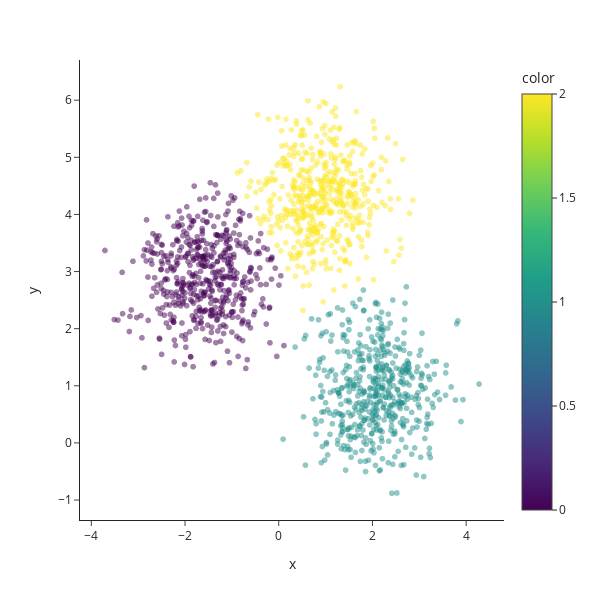

The cell this chart's notebook holds for it:
### Markdown cell above
Run clustering with:

a) k = 3

### Code cell
kmeans = cluster.KMeans(n_clusters=3)
kmeans.fit(X)
pred = kmeans.predict(X)

# Matplotlib
# plt.figure(figsize=(5, 5))
# plt.scatter(X[:, 0], X[:, 1], c=pred, alpha=0.5)
# plt.show()

# Plotly
fig = px.scatter(x=X[:, 0], y=X[:, 1], color=pred, opacity=0.5)
fig.update_layout(height=600, width=600)
fig.show()

### Figure 1 — Plotly figure (JSON) as saved in the notebook; plotly's stock layout.template omitted (floating-point values rounded to 4 significant figures; data arrays with more than 128 entries replaced by an {"elided": "..."} marker saying what was removed)
{"data": [{"hovertemplate": "x=%{x}<br>y=%{y}<br>color=%{marker.color}<extra></extra>", "legendgroup": "", "marker": {"color": {"elided": "1500 int values"}, "coloraxis": "coloraxis", "opacity": 0.5, "symbol": "circle"}, "mode": "markers", "name": "", "showlegend": false, "type": "scattergl", "x": {"elided": "1500 float values"}, "xaxis": "x", "y": {"elided": "1500 float values"}, "yaxis": "y"}], "layout": {"coloraxis": {"colorbar": {"title": {"text": "color"}}, "colorscale": [[0, "#440154"], [0.1111, "#482878"], [0.2222, "#3e4989"], [0.3333, "#31688e"], [0.4444, "#26828e"], [0.5556, "#1f9e89"], [0.6667, "#35b779"], [0.7778, "#6ece58"], [0.8889, "#b5de2b"], [1, "#fde725"]]}, "height": 600, "legend": {"tracegroupgap": 0}, "margin": {"t": 60}, "width": 600, "xaxis": {"anchor": "y", "domain": [0, 1], "title": {"text": "x"}}, "yaxis": {"anchor": "x", "domain": [0, 1], "title": {"text": "y"}}}}
